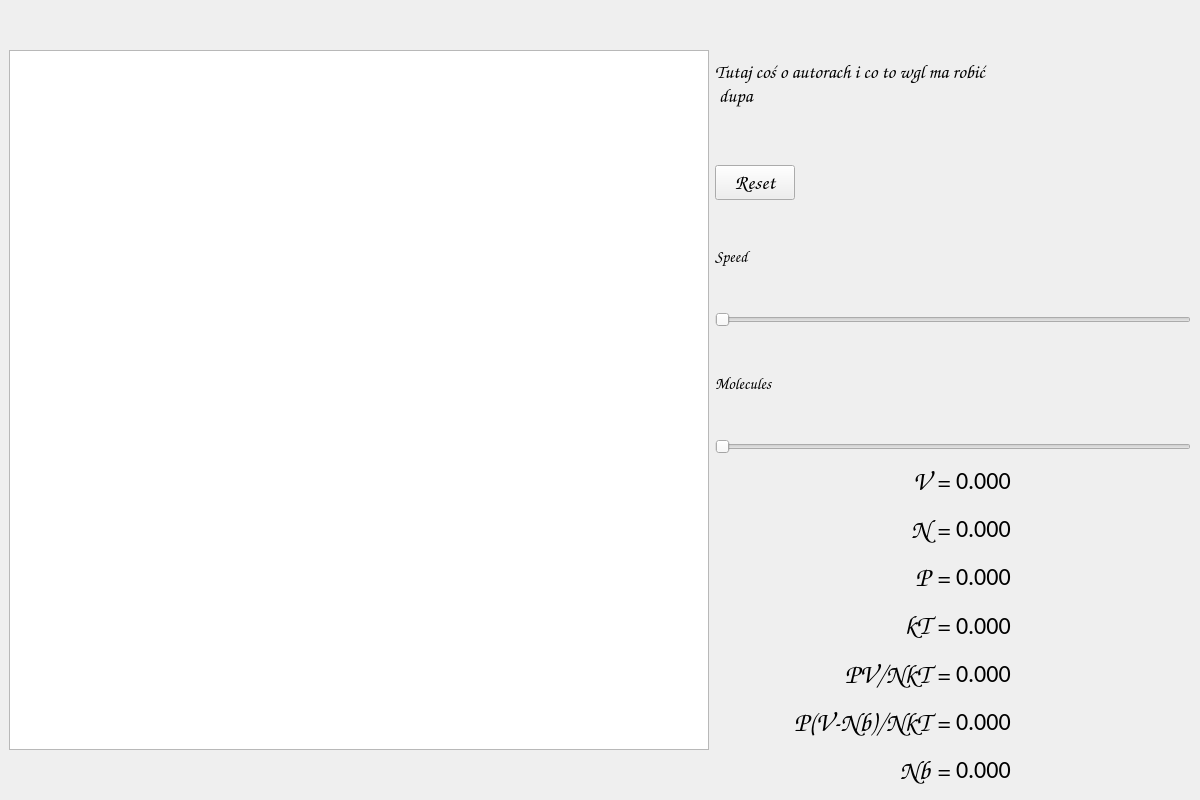
<?xml version="1.0" encoding="UTF-8"?>
<ui version="4.0">
 <class>MainWindow</class>
 <widget class="QMainWindow" name="MainWindow">
  <property name="enabled">
   <bool>true</bool>
  </property>
  <property name="geometry">
   <rect>
    <x>0</x>
    <y>0</y>
    <width>1200</width>
    <height>800</height>
   </rect>
  </property>
  <property name="minimumSize">
   <size>
    <width>1200</width>
    <height>800</height>
   </size>
  </property>
  <property name="maximumSize">
   <size>
    <width>1200</width>
    <height>800</height>
   </size>
  </property>
  <property name="cursor">
   <cursorShape>CrossCursor</cursorShape>
  </property>
  <property name="windowTitle">
   <string>Browniam Motion</string>
  </property>
  <widget class="QWidget" name="centralwidget">
   <layout class="QVBoxLayout" name="verticalLayout_2">
    <item>
     <layout class="QHBoxLayout" name="horizontalLayout" stretch="1,2">
      <item>
       <widget class="QGraphicsView" name="graphicsView">
        <property name="sizePolicy">
         <sizepolicy hsizetype="Fixed" vsizetype="Fixed">
          <horstretch>0</horstretch>
          <verstretch>0</verstretch>
         </sizepolicy>
        </property>
        <property name="minimumSize">
         <size>
          <width>700</width>
          <height>700</height>
         </size>
        </property>
        <property name="maximumSize">
         <size>
          <width>700</width>
          <height>700</height>
         </size>
        </property>
        <property name="sizeIncrement">
         <size>
          <width>0</width>
          <height>0</height>
         </size>
        </property>
       </widget>
      </item>
      <item>
       <layout class="QVBoxLayout" name="verticalLayout">
        <item>
         <widget class="QLabel" name="TitleLabel">
          <property name="maximumSize">
           <size>
            <width>16777215</width>
            <height>150</height>
           </size>
          </property>
          <property name="font">
           <font>
            <family>Comic Sans MS</family>
            <pointsize>14</pointsize>
           </font>
          </property>
          <property name="text">
           <string>Tutaj coś o autorach i co to wgl ma robić 
 dupa</string>
          </property>
         </widget>
        </item>
        <item>
         <widget class="QPushButton" name="ResetButton">
          <property name="sizePolicy">
           <sizepolicy hsizetype="Maximum" vsizetype="Fixed">
            <horstretch>0</horstretch>
            <verstretch>0</verstretch>
           </sizepolicy>
          </property>
          <property name="font">
           <font>
            <family>Comic Sans MS</family>
            <pointsize>16</pointsize>
           </font>
          </property>
          <property name="text">
           <string>Reset</string>
          </property>
         </widget>
        </item>
        <item>
         <widget class="QLabel" name="label">
          <property name="sizePolicy">
           <sizepolicy hsizetype="Preferred" vsizetype="Preferred">
            <horstretch>0</horstretch>
            <verstretch>0</verstretch>
           </sizepolicy>
          </property>
          <property name="maximumSize">
           <size>
            <width>16777215</width>
            <height>100</height>
           </size>
          </property>
          <property name="font">
           <font>
            <family>Comic Sans MS</family>
            <pointsize>12</pointsize>
           </font>
          </property>
          <property name="text">
           <string>Speed</string>
          </property>
         </widget>
        </item>
        <item>
         <widget class="QSlider" name="speed_slider">
          <property name="sizePolicy">
           <sizepolicy hsizetype="Preferred" vsizetype="Fixed">
            <horstretch>0</horstretch>
            <verstretch>0</verstretch>
           </sizepolicy>
          </property>
          <property name="orientation">
           <enum>Qt::Horizontal</enum>
          </property>
         </widget>
        </item>
        <item>
         <widget class="QLabel" name="label_2">
          <property name="maximumSize">
           <size>
            <width>16777215</width>
            <height>100</height>
           </size>
          </property>
          <property name="font">
           <font>
            <family>Comic Sans MS</family>
            <pointsize>12</pointsize>
            <weight>50</weight>
            <italic>false</italic>
            <bold>false</bold>
           </font>
          </property>
          <property name="styleSheet">
           <string notr="true">font: 12pt &quot;Comic Sans MS&quot;;</string>
          </property>
          <property name="text">
           <string>Molecules</string>
          </property>
         </widget>
        </item>
        <item>
         <widget class="QSlider" name="mole_slider">
          <property name="sizePolicy">
           <sizepolicy hsizetype="Preferred" vsizetype="Fixed">
            <horstretch>0</horstretch>
            <verstretch>0</verstretch>
           </sizepolicy>
          </property>
          <property name="orientation">
           <enum>Qt::Horizontal</enum>
          </property>
         </widget>
        </item>
        <item>
         <layout class="QGridLayout" name="gridLayout">
          <item row="2" column="1">
           <widget class="QLabel" name="label_p">
            <property name="font">
             <font>
              <family>Calibri</family>
              <pointsize>18</pointsize>
             </font>
            </property>
            <property name="text">
             <string>0.000</string>
            </property>
           </widget>
          </item>
          <item row="4" column="0">
           <widget class="QLabel" name="label_12">
            <property name="font">
             <font>
              <family>Comic Sans MS</family>
              <pointsize>20</pointsize>
             </font>
            </property>
            <property name="text">
             <string>PV/NkT =</string>
            </property>
            <property name="alignment">
             <set>Qt::AlignRight|Qt::AlignTrailing|Qt::AlignVCenter</set>
            </property>
           </widget>
          </item>
          <item row="0" column="0">
           <widget class="QLabel" name="label_3">
            <property name="font">
             <font>
              <family>Comic Sans MS</family>
              <pointsize>20</pointsize>
             </font>
            </property>
            <property name="text">
             <string>V =</string>
            </property>
            <property name="alignment">
             <set>Qt::AlignRight|Qt::AlignTrailing|Qt::AlignVCenter</set>
            </property>
           </widget>
          </item>
          <item row="1" column="0">
           <widget class="QLabel" name="label_5">
            <property name="font">
             <font>
              <family>Comic Sans MS</family>
              <pointsize>20</pointsize>
             </font>
            </property>
            <property name="text">
             <string>N =</string>
            </property>
            <property name="alignment">
             <set>Qt::AlignRight|Qt::AlignTrailing|Qt::AlignVCenter</set>
            </property>
           </widget>
          </item>
          <item row="4" column="1">
           <widget class="QLabel" name="label_pvnkt">
            <property name="font">
             <font>
              <family>Calibri</family>
              <pointsize>18</pointsize>
             </font>
            </property>
            <property name="text">
             <string>0.000</string>
            </property>
           </widget>
          </item>
          <item row="6" column="0">
           <widget class="QLabel" name="label_13">
            <property name="font">
             <font>
              <family>Comic Sans MS</family>
              <pointsize>20</pointsize>
             </font>
            </property>
            <property name="text">
             <string>Nb =</string>
            </property>
            <property name="alignment">
             <set>Qt::AlignRight|Qt::AlignTrailing|Qt::AlignVCenter</set>
            </property>
           </widget>
          </item>
          <item row="5" column="0">
           <widget class="QLabel" name="label_15">
            <property name="font">
             <font>
              <family>Comic Sans MS</family>
              <pointsize>20</pointsize>
             </font>
            </property>
            <property name="text">
             <string>P(V-Nb)/NkT =</string>
            </property>
            <property name="alignment">
             <set>Qt::AlignRight|Qt::AlignTrailing|Qt::AlignVCenter</set>
            </property>
           </widget>
          </item>
          <item row="5" column="1">
           <widget class="QLabel" name="label_pv_nb">
            <property name="font">
             <font>
              <family>Calibri</family>
              <pointsize>18</pointsize>
             </font>
            </property>
            <property name="text">
             <string>0.000</string>
            </property>
           </widget>
          </item>
          <item row="3" column="0">
           <widget class="QLabel" name="label_10">
            <property name="font">
             <font>
              <family>Comic Sans MS</family>
              <pointsize>20</pointsize>
             </font>
            </property>
            <property name="text">
             <string>kT =</string>
            </property>
            <property name="alignment">
             <set>Qt::AlignRight|Qt::AlignTrailing|Qt::AlignVCenter</set>
            </property>
           </widget>
          </item>
          <item row="6" column="1">
           <widget class="QLabel" name="label_nb">
            <property name="font">
             <font>
              <family>Calibri</family>
              <pointsize>18</pointsize>
             </font>
            </property>
            <property name="text">
             <string>0.000</string>
            </property>
           </widget>
          </item>
          <item row="1" column="1">
           <widget class="QLabel" name="label_n">
            <property name="font">
             <font>
              <family>Calibri</family>
              <pointsize>18</pointsize>
             </font>
            </property>
            <property name="text">
             <string>0.000</string>
            </property>
           </widget>
          </item>
          <item row="2" column="0">
           <widget class="QLabel" name="label_8">
            <property name="font">
             <font>
              <family>Comic Sans MS</family>
              <pointsize>20</pointsize>
             </font>
            </property>
            <property name="text">
             <string>P =</string>
            </property>
            <property name="alignment">
             <set>Qt::AlignRight|Qt::AlignTrailing|Qt::AlignVCenter</set>
            </property>
           </widget>
          </item>
          <item row="0" column="1">
           <widget class="QLabel" name="label_v">
            <property name="font">
             <font>
              <family>Calibri</family>
              <pointsize>18</pointsize>
             </font>
            </property>
            <property name="text">
             <string>0.000</string>
            </property>
           </widget>
          </item>
          <item row="3" column="1">
           <widget class="QLabel" name="label_kt">
            <property name="font">
             <font>
              <family>Calibri</family>
              <pointsize>18</pointsize>
             </font>
            </property>
            <property name="text">
             <string>0.000</string>
            </property>
           </widget>
          </item>
         </layout>
        </item>
       </layout>
      </item>
     </layout>
    </item>
   </layout>
  </widget>
 </widget>
 <tabstops>
  <tabstop>ResetButton</tabstop>
  <tabstop>mole_slider</tabstop>
 </tabstops>
 <resources/>
 <connections/>
</ui>
